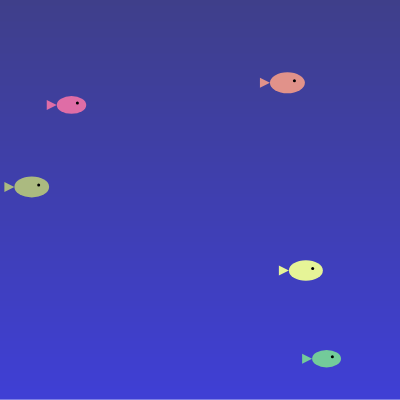
Frame 1 (no input)
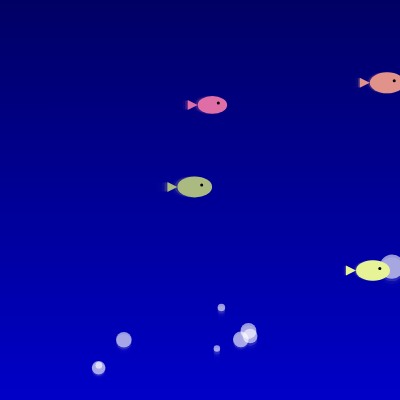
Frame 60 (no input)
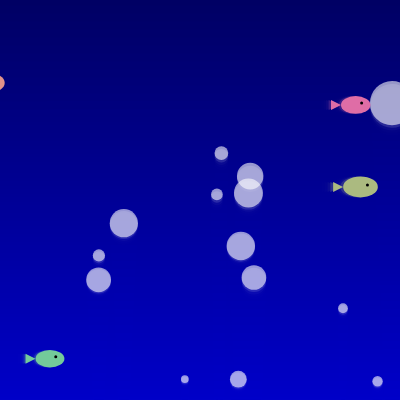
Frame 120 (the mouse pressed at the canvas centre since frame 60)

The p5.js sketch that drew these frames (run headless with seeded random() and noise() and a simulated clock; from frame 60 on, the mouse is pressed at the canvas centre):

// p5.js sketch
// ── sketch.js
// 🌊 ПОДВОДНЫЙ МИР
// Рыбки плавают в океане

let fish = [];
let bubbles = [];

function setup() {
  createCanvas(400, 400);
  
  // Создаём рыбок
  for (let i = 0; i < 5; i++) {
    fish.push({
      x: random(width),
      y: random(height),
      size: random(20, 40),
      speed: random(1, 3),
      color: color(random(100, 255), random(100, 255), random(100, 255))
    });
  }
}

function draw() {
  // Вода (градиент)
  for (let y = 0; y < height; y++) {
    let blue = map(y, 0, height, 100, 200);
    stroke(0, 0, blue);
    line(0, y, width, y);
  }
  
  // Рисуем пузырьки
  for (let i = bubbles.length - 1; i >= 0; i--) {
    let b = bubbles[i];
    b.y -= b.speed;
    b.size *= 1.01;
    
    fill(255, 255, 255, 150);
    noStroke();
    ellipse(b.x, b.y, b.size, b.size);
    
    if (b.y < 0) {
      bubbles.splice(i, 1);
    }
  }
  
  // Добавляем новые пузырьки
  if (random() < 0.1) {
    bubbles.push({
      x: random(width),
      y: height,
      size: random(5, 15),
      speed: random(1, 3)
    });
  }
  
  // Рисуем рыбок
  for (let fishy of fish) {
    fishy.x += fishy.speed;
    if (fishy.x > width + 50) fishy.x = -50;
    
    fill(fishy.color);
    noStroke();
    
    // Тело рыбки
    ellipse(fishy.x, fishy.y, fishy.size, fishy.size * 0.6);
    // Глаз
    fill(0);
    ellipse(fishy.x + fishy.size * 0.2, fishy.y - 2, 3, 3);
    // Хвост
    fill(fishy.color);
    triangle(fishy.x - fishy.size/2, fishy.y,
             fishy.x - fishy.size/2 - 10, fishy.y - 5,
             fishy.x - fishy.size/2 - 10, fishy.y + 5);
  }
}
